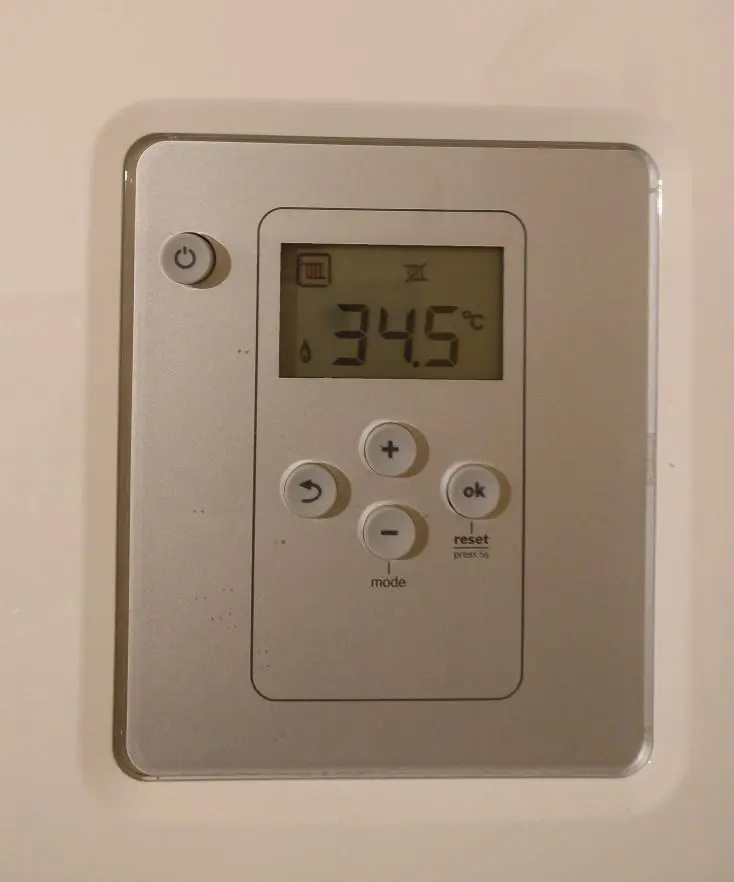
#> input picture _proc/example.png, 734 x 882 px
$ jupyter execute --allow-errors 00_core.ipynb
#> lines starting #> are read from the running program, lines starting #| are printed output that depends on the picture; after the words box and inside, x2 and y2 are one past the last pixel; in counts of white or black regions, pixels touching at a corner belong together
<!-- WARNING: THIS FILE WAS AUTOGENERATED! DO NOT EDIT! -->

#> (a cell that did not finish here is left out)

[cell 2]
# import the necessary packages
import cv2
import imutils
from imutils import contours
from imutils.perspective import four_point_transform
from IPython.display import display
from PIL import Image

# define the dictionary of digit segments so we can identify
# each digit on the thermostat
DIGITS_LOOKUP = {
    (1, 1, 1, 0, 1, 1, 1): 0,
    (0, 0, 1, 0, 0, 1, 0): 1,
    (1, 0, 1, 1, 1, 1, 0): 2,
    (1, 0, 1, 1, 0, 1, 1): 3,
    (0, 1, 1, 1, 0, 1, 0): 4,
    (1, 1, 0, 1, 0, 1, 1): 5,
    (1, 1, 0, 1, 1, 1, 1): 6,
    (1, 0, 1, 0, 0, 1, 0): 7,
    (1, 1, 1, 1, 1, 1, 1): 8,
    (1, 1, 1, 1, 0, 1, 1): 9,
}

[cell 3]
# load the example image
image = cv2.imread("example.png")
#> image is the input picture: shape (882, 734, 3); mean B, G, R 129.4, 147.5, 167
# pre-process the image by resizing it, converting it to
# graycale, blurring it, and computing an edge map
image = imutils.resize(image, height=500)
#> image: shape (500, 416, 3)
gray = cv2.cvtColor(image, cv2.COLOR_BGR2GRAY)
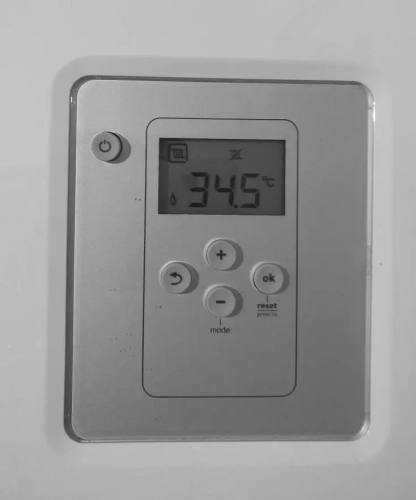
#> gray: shape (500, 416); min 21, max 250, mean 151.3
blurred = cv2.GaussianBlur(gray, (5, 5), 0)
edged = cv2.Canny(blurred, 50, 200, 255)
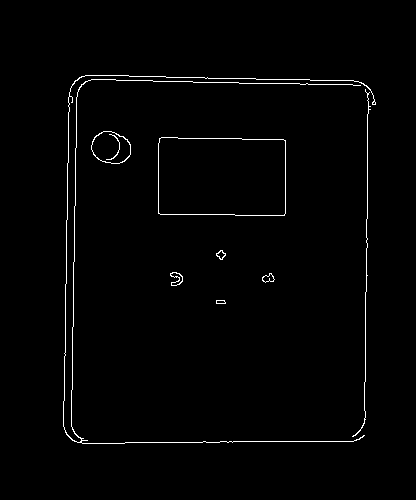
#> edged: shape (500, 416); 1.3% white in thin lines or dots, all inside (x1, y1, x2, y2) = (63, 75, 376, 444)

[cell 4]
display(Image.fromarray(edged))

[cell 5]
# find contours in the edge map, then sort them by their
# size in descending order
cnts = cv2.findContours(edged.copy(), cv2.RETR_EXTERNAL, cv2.CHAIN_APPROX_SIMPLE)
#> cnts = 8 contours, 1 with area under 20; largest, box (x1, y1, x2, y2) and area: (158, 137, 286, 216) 9667, (91, 131, 131, 164) 980, (170, 272, 183, 286) 86, (262, 273, 275, 283) 66, (63, 75, 376, 444) 56, (216, 250, 226, 260) 50, (216, 300, 226, 304) 26
cnts = imutils.grab_contours(cnts)
cnts = sorted(cnts, key=cv2.contourArea, reverse=True)
displayCnt = None
# loop over the contours
for c in cnts:
    # approximate the contour
    peri = cv2.arcLength(c, True)
    approx = cv2.approxPolyDP(c, 0.02 * peri, True)
    # if the contour has four vertices, then we have found
    # the thermostat display
    if len(approx) == 4:
        displayCnt = approx
        break
#> this loop made 1 pass
#> (peri, displayCnt) on pass 1: (405.3, [[159, 138], [158, 213], [284, 215], [285, 140]])

[cell 6]
warped = four_point_transform(gray, displayCnt.reshape(4, 2))
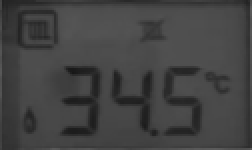
#> warped: shape (75, 126) (shown 2 times larger); min 23, max 92, mean 66.4
output = four_point_transform(image, displayCnt.reshape(4, 2))
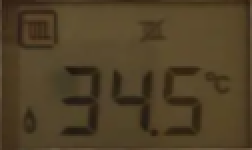
#> output: shape (75, 126, 3) (shown 2 times larger); mean B, G, R 39.1, 64.7, 80.1

[cell 7]
display(Image.fromarray(output))

[cell 8]
# threshold the warped image, then apply a series of morphological
# operations to cleanup the thresholded image
# _, thresh = cv2.threshold(warped, 0, 255, cv2.THRESH_BINARY_INV | cv2.THRESH_OTSU)
_, thresh = cv2.threshold(warped, 60, 255, cv2.THRESH_BINARY_INV)
#> thresh: shape (75, 126); 26.2% white; 12 white regions (5 under 20 px), largest, box (x1, y1, x2, y2) and area: (0, 0, 126, 75) 1225, (30, 33, 51, 68) 380, (81, 33, 101, 68) 338

[cell 9]
display(Image.fromarray(thresh))

[cell 10]
kernel = cv2.getStructuringElement(cv2.MORPH_ELLIPSE, (1, 5))
thresh = cv2.morphologyEx(thresh, cv2.MORPH_OPEN, kernel)
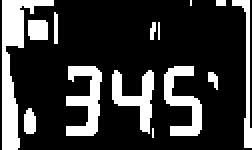
#> thresh: shape (75, 126) (shown 2 times larger); 21.9% white; 14 white regions (4 under 20 px)

[cell 11]
display(Image.fromarray(thresh))

[cell 12]
# find contours in the thresholded image, then initialize the
# digit contours lists
cnts = cv2.findContours(thresh.copy(), cv2.RETR_EXTERNAL, cv2.CHAIN_APPROX_SIMPLE)
#> cnts = 14 contours, 7 with area under 20; largest, box (x1, y1, x2, y2) and area: (1, 0, 27, 75) 529, (33, 33, 51, 68) 284, (82, 33, 101, 68) 252, (56, 35, 77, 67) 235, (116, 0, 126, 74) 116, (14, 10, 24, 20) 79, (12, 54, 18, 67) 51
cnts = imutils.grab_contours(cnts)
digitCnts = []
# loop over the digit area candidates
for c in cnts:
    # compute the bounding box of the contour
    (x, y, w, h) = cv2.boundingRect(c)
    # if the contour is sufficiently large, it must be a digit
    if w >= 15 and (h >= 30 and h <= 40):
        digitCnts.append(c)
#> this loop made 14 passes
#> (x, y, w, h) on passes 2, 3, 4, 5, 6, 8, 9, 11, 14: (12, 54, 6, 13), (104, 36, 5, 9), (56, 35, 21, 32), (82, 33, 19, 35), (33, 33, 18, 35), (75, 11, 3, 9), (14, 10, 10, 10), (116, 0, 10, 74), (1, 0, 26, 75)
#> (c, x, y, w, h) on passes 1, 7, 10, 12, 13: ([[76, 64], [76, 68]], 76, 64, 1, 5), ([[79, 11], [79, 19]], 79, 11, 1, 9), ([[27, 6], [27, 21], [28, 21], [28, 7]], 27, 6, 2, 16), ([[108, 0], [108, 2], [112, 2], [112, 0]], 108, 0, 5, 3), ([[95, 0], [95, 2]], 95, 0, 1, 3)
#> after the loop, digitCnts = 3 contours; box (x1, y1, x2, y2) and area: (33, 33, 51, 68) 284, (82, 33, 101, 68) 252, (56, 35, 77, 67) 235

[cell 13]
display(Image.fromarray(cv2.drawContours(output, digitCnts, -1, (0, 255, 0), 3)))
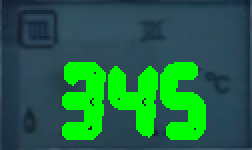
#> shown: PIL image 126x75 RGB (shown 2 times larger); mean R, G, B 33.3, 102, 67.9

[cell 14]
# sort the contours from left-to-right, then initialize the
# actual digits themselves
digitCnts = contours.sort_contours(digitCnts, method="left-to-right")[0]
digits = []

[cell 15]
# loop over each of the digits
for c in digitCnts:
    # extract the digit ROI
    (x, y, w, h) = cv2.boundingRect(c)
    roi = thresh[y : y + h, x : x + w]
    # compute the width and height of each of the 7 segments
    # we are going to examine
    (roiH, roiW) = roi.shape
    (dW, dH) = (int(roiW * 0.25), int(roiH * 0.15))
    dHC = int(roiH * 0.05)
    # define the set of 7 segments
    segments = [
        ((0, 0), (w, dH)),  # top
        ((0, 0), (dW, h // 2)),  # top-left
        ((w - dW, 0), (w, h // 2)),  # top-right
        ((0, (h // 2) - dHC), (w, (h // 2) + dHC)),  # center
        ((0, h // 2), (dW, h)),  # bottom-left
        ((w - dW, h // 2), (w, h)),  # bottom-right
        ((0, h - dH), (w, h)),  # bottom
    ]
    on = [0] * len(segments)
    # loop over the segments
    for i, ((xA, yA), (xB, yB)) in enumerate(segments):
        # extract the segment ROI, count the total number of
        # thresholded pixels in the segment, and then compute
        # the area of the segment
        segROI = roi[yA:yB, xA:xB]
        total = cv2.countNonZero(segROI)
        area = (xB - xA) * (yB - yA)
        # if the total number of non-zero pixels is greater than
        # 50% of the area, mark the segment as "on"
        if total / float(area) > 0.5:
            on[i] = 1
    # lookup the digit and draw it on the image
    digit = DIGITS_LOOKUP[tuple(on)]
    digits.append(digit)
    cv2.rectangle(output, (x, y), (x + w, y + h), (0, 255, 0), 1)
    image_with_digits = cv2.putText(
        output,
        str(digit),
        (x - 10, y - 10),
        cv2.FONT_HERSHEY_SIMPLEX,
        0.65,
        (0, 255, 0),
        2,
    )
#> this loop made 3 passes
#> (x, y, w, h, roiH, roiW, dW, dH) on passes 1 to 3: (33, 33, 18, 35, 35, 18, 4, 5), (56, 35, 21, 32, 32, 21, 5, 4), (82, 33, 19, 35, 35, 19, 4, 5)
#> pass 1, `image_with_digits = cv2.putText( output, str(digit), (x - 10, y - 10),..`:
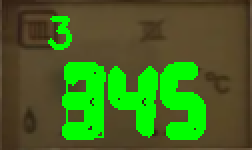
#> image_with_digits: shape (75, 126, 3) (shown 2 times larger); mean B, G, R 32.7, 104.6, 66.7
#> pass 2, `roi = thresh[y : y + h, x : x + w]`:
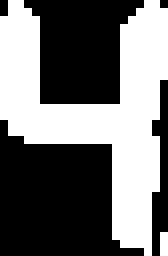
#> roi: shape (32, 21) (shown 8 times larger); 43.9% white; 2 white regions (1 under 20 px), largest, box (x1, y1, x2, y2) and area: (0, 0, 21, 32) 292
#> pass 2, `image_with_digits = cv2.putText( output, str(digit), (x - 10, y - 10),..`:
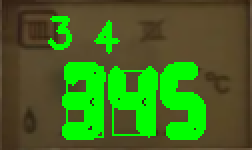
#> image_with_digits: shape (75, 126, 3) (shown 2 times larger); 1.48% of pixels changed, all inside (x1, y1, x2, y2) = (47, 10, 78, 68)
#> pass 3, `image_with_digits = cv2.putText( output, str(digit), (x - 10, y - 10),..`:
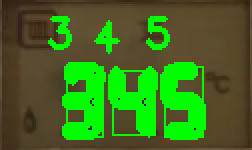
#> image_with_digits: shape (75, 126, 3) (shown 2 times larger); 1.58% of pixels changed, all inside (x1, y1, x2, y2) = (73, 8, 102, 69)
#> after the loop, digits = [3, 4, 5]
